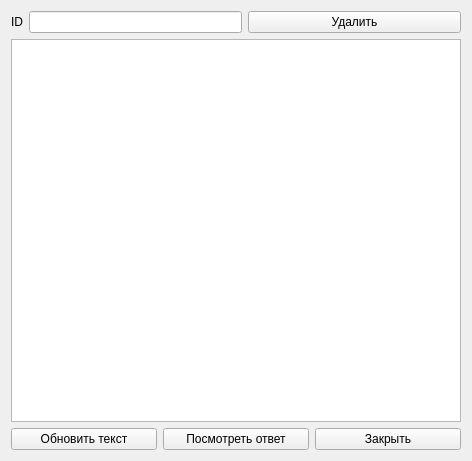
<?xml version="1.0" encoding="UTF-8"?>
<ui version="4.0">
 <class>reportinfowin</class>
 <widget class="QWidget" name="reportinfowin">
  <property name="geometry">
   <rect>
    <x>0</x>
    <y>0</y>
    <width>472</width>
    <height>461</height>
   </rect>
  </property>
  <property name="windowTitle">
   <string>Form</string>
  </property>
  <layout class="QGridLayout" name="gridLayout">
   <item row="0" column="1">
    <widget class="QLineEdit" name="IDLine">
     <property name="sizePolicy">
      <sizepolicy hsizetype="Preferred" vsizetype="Preferred">
       <horstretch>0</horstretch>
       <verstretch>0</verstretch>
      </sizepolicy>
     </property>
     <property name="readOnly">
      <bool>true</bool>
     </property>
    </widget>
   </item>
   <item row="0" column="0">
    <widget class="QLabel" name="label">
     <property name="sizePolicy">
      <sizepolicy hsizetype="Fixed" vsizetype="Preferred">
       <horstretch>0</horstretch>
       <verstretch>0</verstretch>
      </sizepolicy>
     </property>
     <property name="text">
      <string>ID</string>
     </property>
     <property name="alignment">
      <set>Qt::AlignmentFlag::AlignCenter</set>
     </property>
    </widget>
   </item>
   <item row="0" column="2">
    <widget class="QPushButton" name="deleteButton">
     <property name="sizePolicy">
      <sizepolicy hsizetype="Preferred" vsizetype="Preferred">
       <horstretch>0</horstretch>
       <verstretch>0</verstretch>
      </sizepolicy>
     </property>
     <property name="text">
      <string>Удалить</string>
     </property>
    </widget>
   </item>
   <item row="2" column="0" colspan="3">
    <layout class="QHBoxLayout" name="horizontalLayout">
     <item>
      <widget class="QPushButton" name="updateButton">
       <property name="sizePolicy">
        <sizepolicy hsizetype="Preferred" vsizetype="Preferred">
         <horstretch>0</horstretch>
         <verstretch>0</verstretch>
        </sizepolicy>
       </property>
       <property name="text">
        <string>Обновить текст</string>
       </property>
      </widget>
     </item>
     <item>
      <widget class="QPushButton" name="responseButton">
       <property name="sizePolicy">
        <sizepolicy hsizetype="Preferred" vsizetype="Preferred">
         <horstretch>0</horstretch>
         <verstretch>0</verstretch>
        </sizepolicy>
       </property>
       <property name="text">
        <string>Посмотреть ответ</string>
       </property>
      </widget>
     </item>
     <item>
      <widget class="QPushButton" name="closeButton">
       <property name="sizePolicy">
        <sizepolicy hsizetype="Preferred" vsizetype="Preferred">
         <horstretch>0</horstretch>
         <verstretch>0</verstretch>
        </sizepolicy>
       </property>
       <property name="text">
        <string>Закрыть</string>
       </property>
      </widget>
     </item>
    </layout>
   </item>
   <item row="1" column="0" colspan="3">
    <widget class="QTextEdit" name="textEdit"/>
   </item>
  </layout>
 </widget>
 <resources/>
 <connections/>
</ui>
